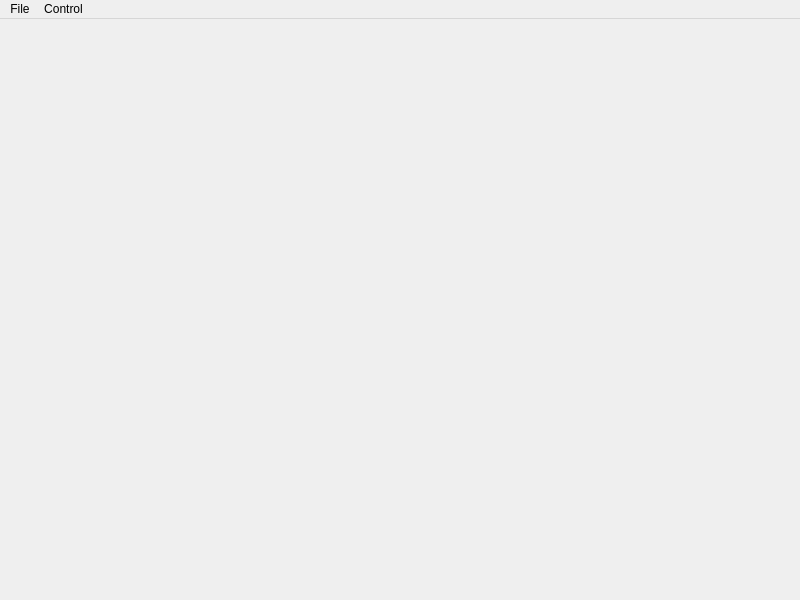
<?xml version="1.0" encoding="UTF-8"?>
<ui version="4.0">
 <class>AVTestWindow</class>
 <widget class="QMainWindow" name="AVTestWindow">
  <property name="geometry">
   <rect>
    <x>0</x>
    <y>0</y>
    <width>800</width>
    <height>600</height>
   </rect>
  </property>
  <property name="windowTitle">
   <string>AVTest</string>
  </property>
  <widget class="QWidget" name="centralwidget">
   <layout class="QVBoxLayout" name="verticalLayout" stretch="0">
    <property name="leftMargin">
     <number>0</number>
    </property>
    <property name="topMargin">
     <number>0</number>
    </property>
    <property name="rightMargin">
     <number>0</number>
    </property>
    <property name="bottomMargin">
     <number>0</number>
    </property>
    <item>
     <widget class="PhVideoView" name="_videoView" native="true"/>
    </item>
   </layout>
  </widget>
  <widget class="QMenuBar" name="menubar">
   <property name="geometry">
    <rect>
     <x>0</x>
     <y>0</y>
     <width>800</width>
     <height>22</height>
    </rect>
   </property>
   <property name="nativeMenuBar">
    <bool>true</bool>
   </property>
   <widget class="QMenu" name="menuFile">
    <property name="title">
     <string>File</string>
    </property>
    <addaction name="actionOpen"/>
   </widget>
   <widget class="QMenu" name="menuControl">
    <property name="title">
     <string>Control</string>
    </property>
    <addaction name="actionPlay_pause"/>
    <addaction name="actionReverse"/>
    <addaction name="actionNext_frame"/>
    <addaction name="actionPrevious_frame"/>
    <addaction name="separator"/>
    <addaction name="actionSet_timestamp"/>
   </widget>
   <addaction name="menuFile"/>
   <addaction name="menuControl"/>
  </widget>
  <action name="actionOpen">
   <property name="text">
    <string>Open...</string>
   </property>
   <property name="shortcut">
    <string>Ctrl+O</string>
   </property>
  </action>
  <action name="actionPlay_pause">
   <property name="text">
    <string>Play/pause</string>
   </property>
   <property name="shortcut">
    <string>Up</string>
   </property>
  </action>
  <action name="actionNext_frame">
   <property name="text">
    <string>Next frame</string>
   </property>
   <property name="shortcut">
    <string>Right</string>
   </property>
  </action>
  <action name="actionPrevious_frame">
   <property name="text">
    <string>Previous frame</string>
   </property>
   <property name="shortcut">
    <string>Left</string>
   </property>
  </action>
  <action name="actionSet_timestamp">
   <property name="text">
    <string>Set timestamp...</string>
   </property>
  </action>
  <action name="actionReverse">
   <property name="text">
    <string>Reverse</string>
   </property>
   <property name="shortcut">
    <string>Down</string>
   </property>
  </action>
 </widget>
 <customwidgets>
  <customwidget>
   <class>PhVideoView</class>
   <extends>QWidget</extends>
   <header>PhVideo/PhVideoView.h</header>
   <container>1</container>
  </customwidget>
 </customwidgets>
 <resources/>
 <connections/>
</ui>
